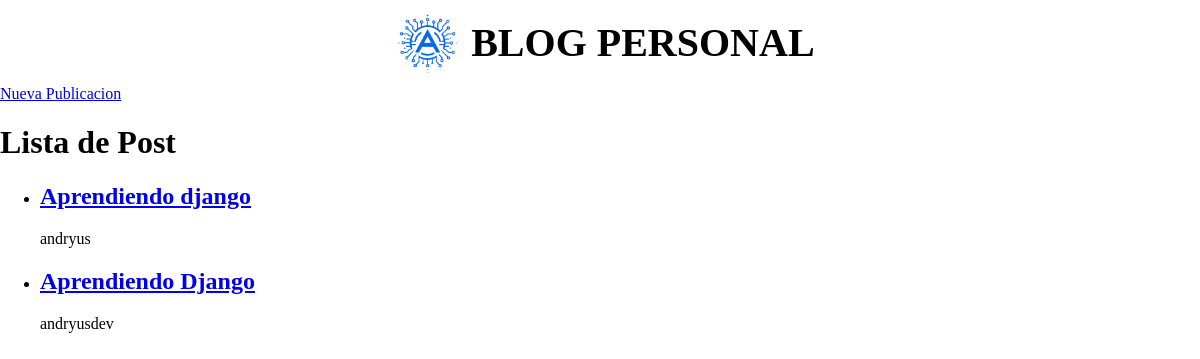
The app's page /, older data.
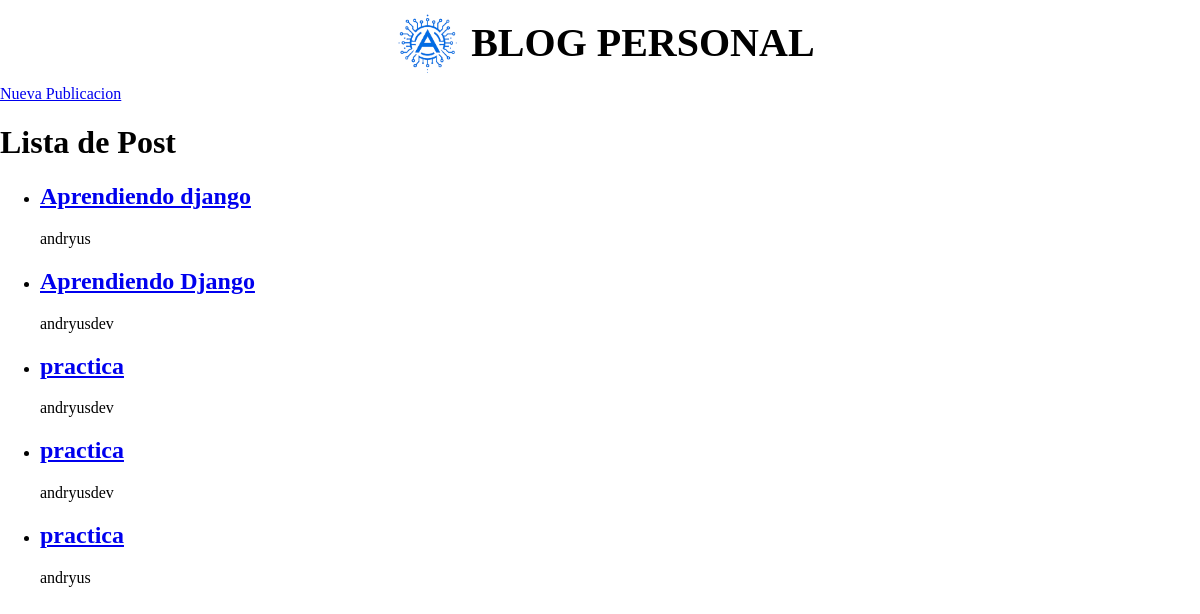
The same page, newer data.
### blogs/models.py (models this page shows, shortened)
class Post(models.Model):
    title = models.CharField(max_length=200)
    body = models.TextField()
    created_at = models.DateTimeField(auto_now=True)
    update_at = models.DateTimeField(auto_now=True)
    author = models.ForeignKey("auth.User", on_delete=models.CASCADE)

### blogs/views.py (the view)
# urls.py: path("", PostListView.as_view(), name="post-list"),
class PostListView(ListView):
    model = Post
    template_name = "blog.html"

### blogs/templates/blog.html
{% extends '_base.html' %}
{% block content %}
            <h1>Lista de Post</h1>
        {% for publication in post_list %}
            <ul>
                <a href="{% url 'post-detail' publication.pk %}"><li><h2>{{ publication.title }}</h2></a>
                <p>{{ publication.author}}</p></li>
            </ul>
        {% endfor %}
{% endblock content %}

Row changes from the older to the newer data that the page shows:
added Post: title "practica", author "andryusdev"
added Post: title "practica", author "andryusdev"
added Post: title "practica", author "andryus"
